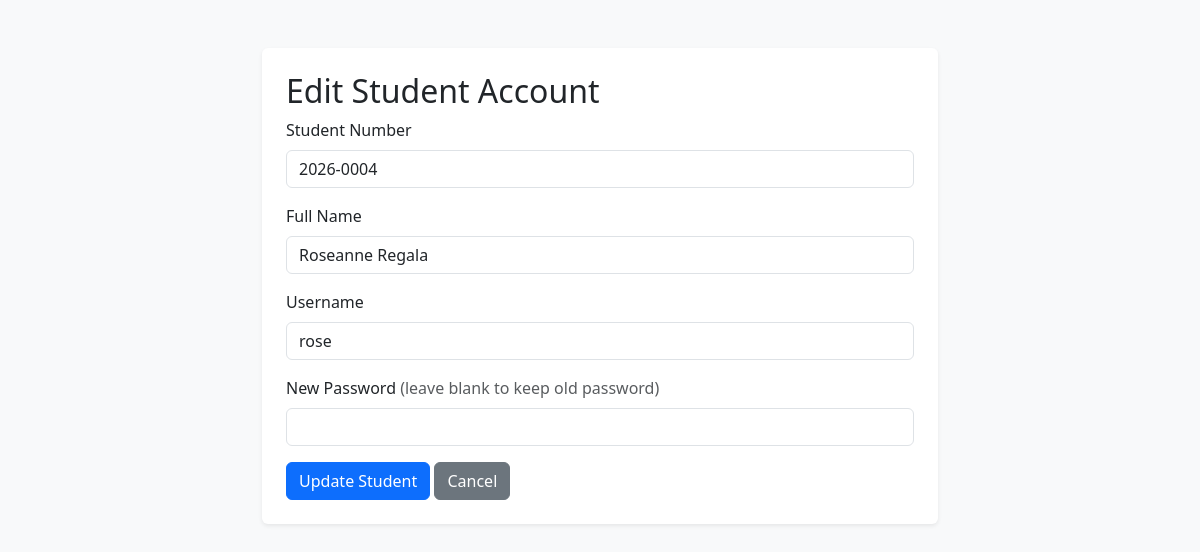
Page /GAPUZ_CRUD/admin/students/edit.php?id=8 (signed in) on the committed database.
### tables this page shows
CREATE TABLE `users` (
  `id` int(11) NOT NULL,
  `student_no` varchar(30) DEFAULT NULL,
  `full_name` varchar(100) NOT NULL,
  `username` varchar(50) NOT NULL,
  `password` varchar(255) NOT NULL,
  `role` enum('admin','student') NOT NULL DEFAULT 'student'
);

### GAPUZ_CRUD/admin/students/edit.php (the view, shortened to what this page needs)
<?php
include "../../config/database.php";
$id = isset($_GET['id']) ? intval($_GET['id']) : 0;
$result= mysqli_query($conn, "SELECT * FROM users WHERE id=$id AND role='student'");
$student = mysqli_fetch_assoc($result);
?>
<!doctype html>
<html lang="en">
<head>
    <link href="../../assets/vendor/bootstrap/css/bootstrap.min.css" rel="stylesheet">
</head>
<body class="bg-light">
<div class="container py-5" style="max-width:700px">
    <div class="card border-0 shadow-sm">
        <div class="card-body p-4">
            <h2>Edit Student Account</h2>
                        <form method="POST">
                <div class="mb-3">
                    <label class="form-label">Student Number</label>
                    <input type="text" name="student_no" class="form-control" value="<?php echo htmlspecialchars($student['student_no']);?>" required>
                </div>
                <div class="mb-3">
                    <label class="form-label">Full Name</label>
                    <input type="text" name="full_name" class="form-control" value="<?php echo htmlspecialchars($student['full_name']);?>" required>
                </div>
                <div class="mb-3">
                    <label class="form-label">Username</label>
                    <input type="text" name="username" class="form-control" value="<?php echo htmlspecialchars($student['username']);?>" required>
                </div>
                <div class="mb-3">
                    <label class="form-label">New Password <span class="text-muted">(leave blank to keep old password)</span></label>
                    <input type="password" name="password" class="form-control">
                </div>
                <button type="submit" name="update" class="btn btn-primary">Update Student</button>
                <a href="index.php" class="btn btn-secondary">Cancel</a>
            </form>
        </div>
    </div>
</div>
</body>
</html>

### rows in the picture
users: student_no "2026-0004", full_name "Roseanne Regala", username "rose"
